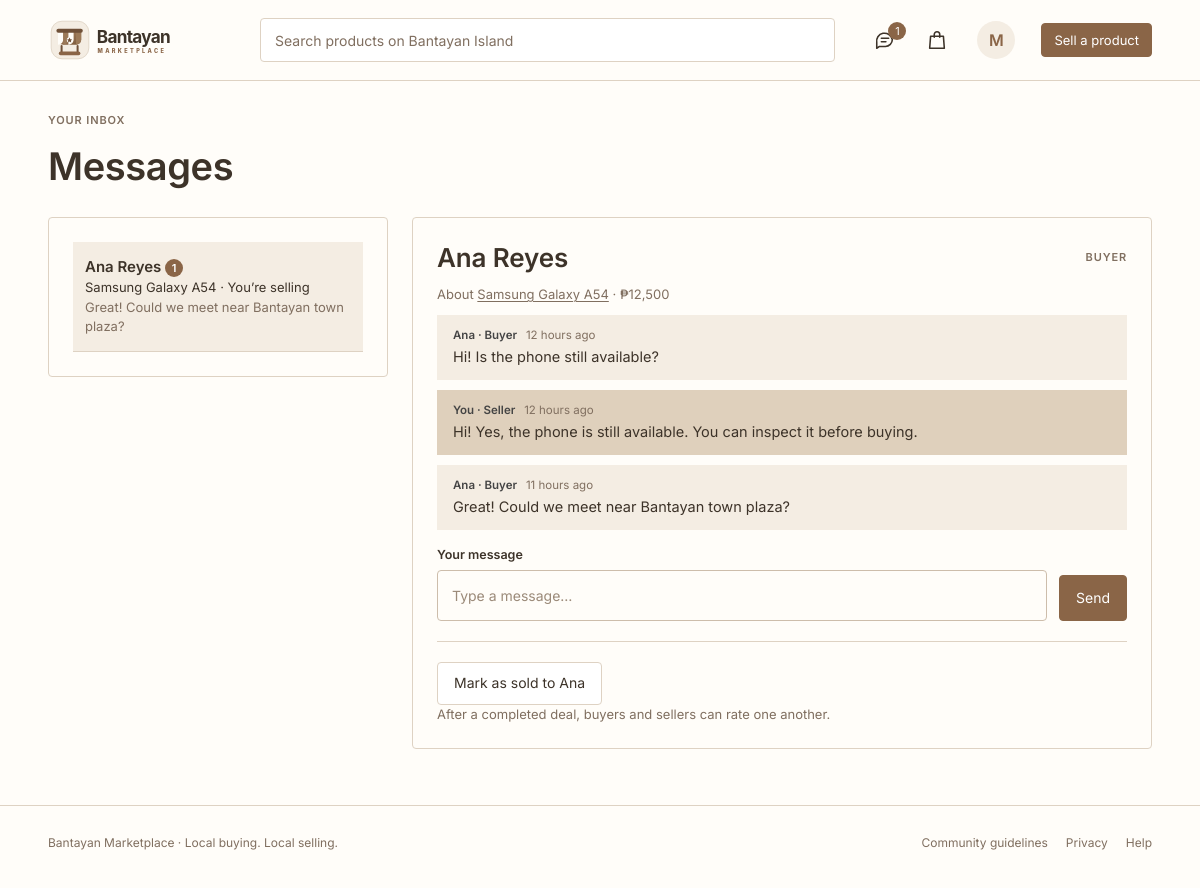
Page /messages.php?c=1 (signed in) on the committed database.
### tables this page shows
CREATE TABLE IF NOT EXISTS users (
  id                 INT UNSIGNED NOT NULL AUTO_INCREMENT,
  firstname          VARCHAR(80)  NOT NULL,
  lastname           VARCHAR(80)  NOT NULL,
  username           VARCHAR(40)  NULL,
  email              VARCHAR(190) NULL,
  phone              VARCHAR(32)  NULL,
  phone_carrier      ENUM('globe','smart') NULL,
  email_verified_at  DATETIME     NULL,
  phone_verified_at  DATETIME     NULL,
  password_hash      VARCHAR(255) NOT NULL,
  town_id            INT UNSIGNED NOT NULL,
  role               ENUM('member','admin')      NOT NULL DEFAULT 'member',
  status             ENUM('active','restricted','deactivated') NOT NULL DEFAULT 'active',
  violation_count    INT UNSIGNED NOT NULL DEFAULT 0,
  profile_pic        VARCHAR(255) NULL,
  seller_background VARCHAR(255) NULL,
  terms_accepted_at  DATETIME     NOT NULL,
  face_verified_at   DATETIME     NULL,
  last_login_at      DATETIME     NULL,
  created_at         DATETIME     NOT NULL DEFAULT CURRENT_TIMESTAMP,
  updated_at         DATETIME     NOT NULL DEFAULT CURRENT_TIMESTAMP ON UPDATE CURRENT_TIMESTAMP,
  PRIMARY KEY (id),
  UNIQUE KEY uq_users_username (username),
  UNIQUE KEY uq_users_email (email),
  UNIQUE KEY uq_users_phone (phone),
  KEY idx_users_town (town_id),
  CONSTRAINT fk_users_town FOREIGN KEY (town_id) REFERENCES towns (id)
);

CREATE TABLE IF NOT EXISTS conversations (
  id               INT UNSIGNED NOT NULL AUTO_INCREMENT,
  listing_id       INT UNSIGNED NOT NULL,
  buyer_id         INT UNSIGNED NOT NULL,
  created_at       DATETIME NOT NULL DEFAULT CURRENT_TIMESTAMP,
  last_message_at  DATETIME NULL,
  PRIMARY KEY (id),
  UNIQUE KEY uq_conversation (listing_id, buyer_id),
  KEY idx_conversations_buyer (buyer_id),
  CONSTRAINT fk_conversations_listing FOREIGN KEY (listing_id) REFERENCES listings (id),
  CONSTRAINT fk_conversations_buyer   FOREIGN KEY (buyer_id)   REFERENCES users (id)
);

CREATE TABLE IF NOT EXISTS listings (
  id               INT UNSIGNED NOT NULL AUTO_INCREMENT,
  seller_id        INT UNSIGNED NOT NULL,
  category_id      INT UNSIGNED NULL,
  town_id          INT UNSIGNED NOT NULL,
  title            VARCHAR(150) NOT NULL,
  description      TEXT         NOT NULL,
  price            DECIMAL(10,2) NOT NULL DEFAULT 0.00,
  stock            INT UNSIGNED NOT NULL DEFAULT 1,
  item_condition   ENUM('new','like_new','used') NULL,
  status           ENUM('draft','pending','changes_requested','approved','rejected','removed','sold')
                   NOT NULL DEFAULT 'draft',
  submitted_at     DATETIME NULL,
  published_at     DATETIME NULL,
  sold_at          DATETIME NULL,
  created_at       DATETIME NOT NULL DEFAULT CURRENT_TIMESTAMP,
  updated_at       DATETIME NOT NULL DEFAULT CURRENT_TIMESTAMP ON UPDATE CURRENT_TIMESTAMP,
  PRIMARY KEY (id),
  KEY idx_listings_status_published (status, published_at),
  KEY idx_listings_category (category_id, status),
  KEY idx_listings_town (town_id),
  KEY idx_listings_seller (seller_id, status),
  KEY idx_listings_price (price),
  KEY idx_listings_stock (status, stock),
  CONSTRAINT chk_listings_price CHECK (price >= 0),
  CONSTRAINT fk_listings_seller   FOREIGN KEY (seller_id)   REFERENCES users (id),
  CONSTRAINT fk_listings_category FOREIGN KEY (category_id) REFERENCES categories (id),
  CONSTRAINT fk_listings_town     FOREIGN KEY (town_id)     REFERENCES towns (id)
);

CREATE TABLE IF NOT EXISTS messages (
  id               INT UNSIGNED NOT NULL AUTO_INCREMENT,
  conversation_id  INT UNSIGNED NOT NULL,
  sender_id        INT UNSIGNED NOT NULL,
  body             VARCHAR(2000) NOT NULL,
  read_at          DATETIME NULL,
  created_at       DATETIME NOT NULL DEFAULT CURRENT_TIMESTAMP,
  PRIMARY KEY (id),
  KEY idx_messages_conversation (conversation_id, id),
  CONSTRAINT fk_messages_conversation FOREIGN KEY (conversation_id) REFERENCES conversations (id) ON DELETE CASCADE,
  CONSTRAINT fk_messages_sender       FOREIGN KEY (sender_id)       REFERENCES users (id)
);

### views/messages.php (the view, shortened to what the rows shown need)
<?php
$isSeller = $current !== null && (int) $current['seller_id'] === $uid;
$otherName = $current === null ? '' : ($isSeller ? full_name($current, 'buyer_') : full_name($current, 'seller_'));
$otherFirst = $current === null ? '' : ($isSeller ? $current['buyer_firstname'] : $current['seller_firstname']);
?>
<section class="wrap page-head">
    <h1 class="h1">Messages</h1>
</section>
<section class="wrap pad-bottom">
    <div class="inbox<?= $current ? ' has-thread' : '' ?>">
        <aside class="inbox-list panel">
            <?php foreach ($list as $c):
                $mine = (int) $c['seller_id'] === $uid;
                $name = $mine ? full_name($c, 'buyer_') : full_name($c, 'seller_');
                ?>
                <a class="inbox-item<?= $current && (int) $current['id'] === (int) $c['id'] ? ' active' : '' ?>" href="<?= e(url('messages.php?c=' . (int) $c['id'])) ?>">
                    <span class="inbox-name"><?= e($name) ?><?php if ((int) $c['unread'] > 0): ?> <span class="badge"><?= (int) $c['unread'] ?></span><?php endif; ?></span>
                    <span class="inbox-listing"><?= e($c['listing_title']) ?> · <?= $mine ? 'You’re selling' : 'You’re buying' ?></span>
                    <span class="inbox-last muted small"><?= e(excerpt((string) ($c['last_body'] ?? 'No messages yet'), 60)) ?></span>
                </a>
            <?php endforeach; ?>
        </aside>
        <div class="thread panel">
            <?php if ($current === null): ?>
                <p class="muted">Select a conversation to read it.</p>
            <?php else: ?>
                <div class="panel-head">
                    <h2 class="h2"><?= e($otherName) ?></h2>
                    <span class="eyebrow"><?= $isSeller ? 'BUYER' : 'SELLER' ?></span>
                </div>
                <p class="small muted">About <a class="link" href="<?= e(url('listing.php?id=' . (int) $current['listing_id'])) ?>"><?= e($current['listing_title']) ?></a> · <?= e(money($current['listing_price'])) ?></p>
                <?php foreach ($messages as $m): $mine = (int) $m['sender_id'] === $uid; ?>
                    <div class="bubble <?= $mine ? 'bubble-me' : 'bubble-them' ?>">
                        <span class="who"><?= $mine ? 'You · ' . ($isSeller ? 'Seller' : 'Buyer') : e($otherFirst) . ' · ' . ($isSeller ? 'Buyer' : 'Seller') ?> <span class="when"><?= e(time_ago($m['created_at'])) ?></span></span>
                        <?= nl2br(e($m['body'])) ?>
                    </div>
                <?php endforeach; ?>
                <form class="compose" method="post" action="<?= e(url('messages.php')) ?>">
                    <div class="field grow">
                        <label for="body">Your message</label>
                        <input id="body" name="body" type="text" maxlength="2000" placeholder="Type a message…" autocomplete="off" required>
                    </div>
                    <button class="btn btn-primary" type="submit">Send</button>
                </form>
                <hr class="rule">
                <?php if ($deal !== null): ?>
                    <div class="done-box">
                        <p><strong>Transaction recorded</strong> · <?= e(date_pretty($deal['completed_at'])) ?></p>
                        <?php if ($myReview !== null): ?>
                            <p class="muted">You rated <?= e($otherFirst) ?> <span class="stars"><?= e(stars($myReview['rating'])) ?></span><?= $myReview['comment'] ? ' · “' . e($myReview['comment']) . '”' : '' ?></p>
                        <?php else: ?>
                            <form method="post" action="<?= e(url('messages.php')) ?>" class="form">
                                <?= csrf_field() ?>
                                <input type="hidden" name="action" value="review">
                                <input type="hidden" name="deal_id" value="<?= (int) $deal['id'] ?>">
                                <input type="hidden" name="return" value="<?= e('messages.php?c=' . (int) $current['id']) ?>">
                                <div class="field">
                                    <label for="rating">Rate <?= e($otherFirst) ?></label>
                                    <select id="rating" name="rating" required>
                                        <option value="">Choose a rating</option>
                                        <?php for ($i = 5; $i >= 1; $i--): ?><option value="<?= $i ?>"><?= $i ?> — <?= e(stars($i)) ?></option><?php endfor; ?>
                                    </select>
                                </div>
                                <div class="field">
                                    <label for="comment">Comment (optional)</label>
                                    <input id="comment" name="comment" maxlength="500" placeholder="How was the deal?">
                                </div>
                                <button class="btn btn-primary" type="submit" data-confirm-click="Submit this rating? You can only rate this transaction once.">Submit rating</button>
                            </form>
                        <?php endif; ?>
                    </div>
                <?php elseif ($isSeller && $current['listing_status'] === 'approved' && !$hasPurchase): ?>
                    <form method="post" action="<?= e(url('messages.php')) ?>" data-confirm="Mark “<?= e($current['listing_title']) ?>” as sold to <?= e($otherName) ?>? This closes the listing.">
                        <button class="btn" type="submit">Mark as sold to <?= e($otherFirst) ?></button>
                        <p class="small muted">After a completed deal, buyers and sellers can rate one another.</p>
                    </form>
                <?php elseif ($current['listing_status'] === 'sold'): ?>
                    <p class="small muted">This item was sold to someone else.</p>
                <?php endif; ?>
            <?php endif; ?>
        </div>
    </div>
</section>

### views/partials/site-header.php (shortened to what the rows shown need)
<?php
$mh = $layout['mobile_header'];
?>
<header class="site-header<?= $mh ? ' has-appbar' : '' ?>">
    <div class="wrap header-row">
        <nav class="header-nav" aria-label="Account">
            <?php if ($me): ?>
                <a class="header-icon-link hide-mobile" href="<?= e(url('messages.php')) ?>" aria-label="Messages<?= $unread > 0 ? ' (' . (int) $unread . ' unread)' : '' ?>" title="Messages">
                    <svg viewBox="0 0 24 24" aria-hidden="true" focusable="false">
                        <path d="M20 11.5a7.5 7.5 0 0 1-7.5 7.5H6l-3 2v-6a7.5 7.5 0 1 1 17-3.5Z"></path>
                        <path d="M8 10h8M8 14h5"></path>
                    </svg>
                    <?php if ($unread > 0): ?><span class="badge"><?= (int) $unread ?></span><?php endif; ?>
                </a>
                <div class="profile-menu">
                    <button
                        class="profile-menu-trigger"
                        type="button"
                        aria-label="Open profile menu"
                        aria-haspopup="true"
                        aria-expanded="false"
                        aria-controls="header-profile-menu"
                        data-profile-menu-button
                    >
                        <span class="profile-menu-avatar">
                            <?php if (!empty($me['profile_pic'])): ?>
                                <img src="<?= e(url((string) $me['profile_pic'])) ?>" alt="">
                            <?php else: ?>
                                <?= e(mb_strtoupper(mb_substr((string) ($me['firstname'] ?? ''), 0, 1))) ?>
                            <?php endif; ?>
                        </span>
                    </button>
                </div>
            <?php else: ?>
                <a class="nav-link" href="<?= e(url('login.php')) ?>">Sign in<span class="hide-mobile"> / Register</span></a>
                <a class="btn btn-primary btn-sm hide-mobile" href="<?= e(url('sell.php')) ?>">Sell a product</a>
            <?php endif; ?>
        </nav>
    </div>
</header>

### rows in the picture
users: id "1", firstname "M"
conversations: listing.lastname "Ana Reyes", unread "1", listing.title "Samsung Galaxy A54", last_body "Great! Could we meet near Bantayan town plaza?", listing.price "₱12,500", buyer.firstname "Ana"
messages: sender.firstname "Ana", shows "Buyer", created_at "12 hours ago", body "Hi! Is the phone still available?"
messages: shows "You ·", shows "Seller", created_at "12 hours ago", body "Hi! Yes, the phone is still available. You can inspect it before buying."
messages: sender.firstname "Ana", shows "Buyer", created_at "11 hours ago", body "Great! Could we meet near Bantayan town plaza?"

### other values in the picture
$text "Bantayan Marketplace · Local buying. Local selling."
$label "Community guidelines"
$label "Privacy"
$label "Help"
